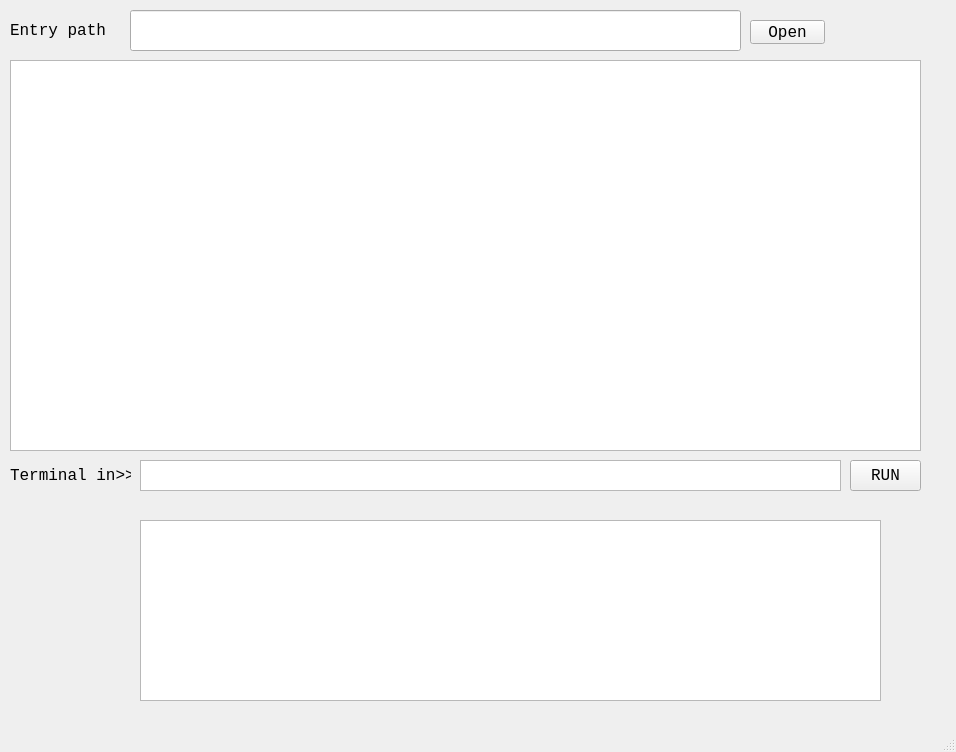
<?xml version="1.0" encoding="UTF-8"?>
<ui version="4.0">
 <class>MainWindow</class>
 <widget class="QMainWindow" name="MainWindow">
  <property name="geometry">
   <rect>
    <x>0</x>
    <y>0</y>
    <width>956</width>
    <height>752</height>
   </rect>
  </property>
  <property name="windowTitle">
   <string>MainWindow</string>
  </property>
  <widget class="QWidget" name="centralwidget">
   <widget class="QTextEdit" name="console_view">
    <property name="geometry">
     <rect>
      <x>140</x>
      <y>460</y>
      <width>701</width>
      <height>31</height>
     </rect>
    </property>
    <property name="font">
     <font>
      <family>Consolas</family>
      <pointsize>12</pointsize>
     </font>
    </property>
   </widget>
   <widget class="QPushButton" name="open_button">
    <property name="geometry">
     <rect>
      <x>750</x>
      <y>20</y>
      <width>75</width>
      <height>24</height>
     </rect>
    </property>
    <property name="font">
     <font>
      <family>Consolas</family>
      <pointsize>12</pointsize>
     </font>
    </property>
    <property name="text">
     <string>Open</string>
    </property>
   </widget>
   <widget class="QPushButton" name="run_button">
    <property name="geometry">
     <rect>
      <x>850</x>
      <y>460</y>
      <width>71</width>
      <height>31</height>
     </rect>
    </property>
    <property name="font">
     <font>
      <family>Consolas</family>
      <pointsize>12</pointsize>
     </font>
    </property>
    <property name="text">
     <string>RUN</string>
    </property>
   </widget>
   <widget class="QTextEdit" name="text_edit">
    <property name="geometry">
     <rect>
      <x>10</x>
      <y>60</y>
      <width>911</width>
      <height>391</height>
     </rect>
    </property>
    <property name="font">
     <font>
      <family>Consolas</family>
      <pointsize>10</pointsize>
     </font>
    </property>
   </widget>
   <widget class="QLineEdit" name="path_view">
    <property name="geometry">
     <rect>
      <x>130</x>
      <y>10</y>
      <width>611</width>
      <height>41</height>
     </rect>
    </property>
   </widget>
   <widget class="QLabel" name="label">
    <property name="geometry">
     <rect>
      <x>10</x>
      <y>460</y>
      <width>121</width>
      <height>31</height>
     </rect>
    </property>
    <property name="font">
     <font>
      <family>Consolas</family>
      <pointsize>12</pointsize>
     </font>
    </property>
    <property name="text">
     <string>Terminal in&gt;&gt;</string>
    </property>
   </widget>
   <widget class="QLabel" name="label_2">
    <property name="geometry">
     <rect>
      <x>10</x>
      <y>10</y>
      <width>101</width>
      <height>41</height>
     </rect>
    </property>
    <property name="font">
     <font>
      <family>Consolas</family>
      <pointsize>12</pointsize>
     </font>
    </property>
    <property name="text">
     <string>Entry path</string>
    </property>
   </widget>
   <widget class="QPlainTextEdit" name="console_out">
    <property name="geometry">
     <rect>
      <x>140</x>
      <y>520</y>
      <width>741</width>
      <height>181</height>
     </rect>
    </property>
    <property name="readOnly">
     <bool>true</bool>
    </property>
   </widget>
  </widget>
  <widget class="QMenuBar" name="menubar">
   <property name="geometry">
    <rect>
     <x>0</x>
     <y>0</y>
     <width>956</width>
     <height>22</height>
    </rect>
   </property>
  </widget>
  <widget class="QStatusBar" name="statusbar"/>
 </widget>
 <resources/>
 <connections/>
</ui>
